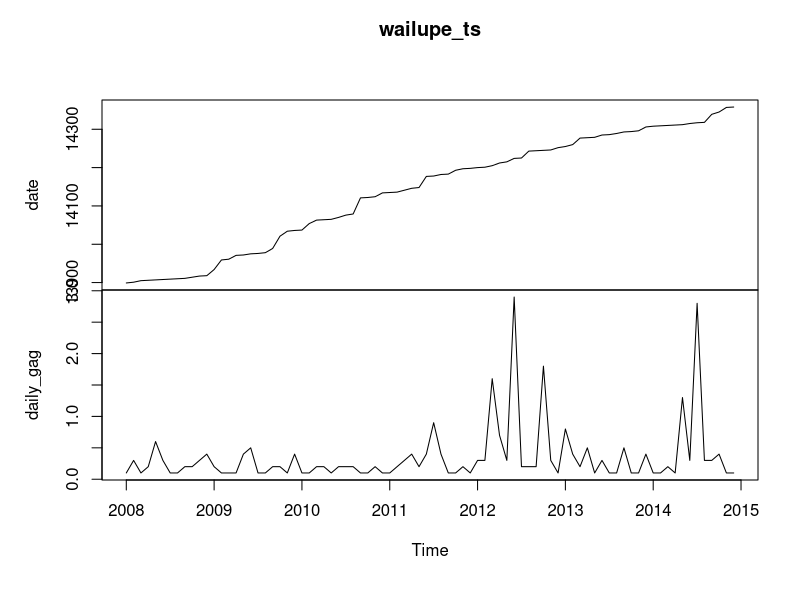
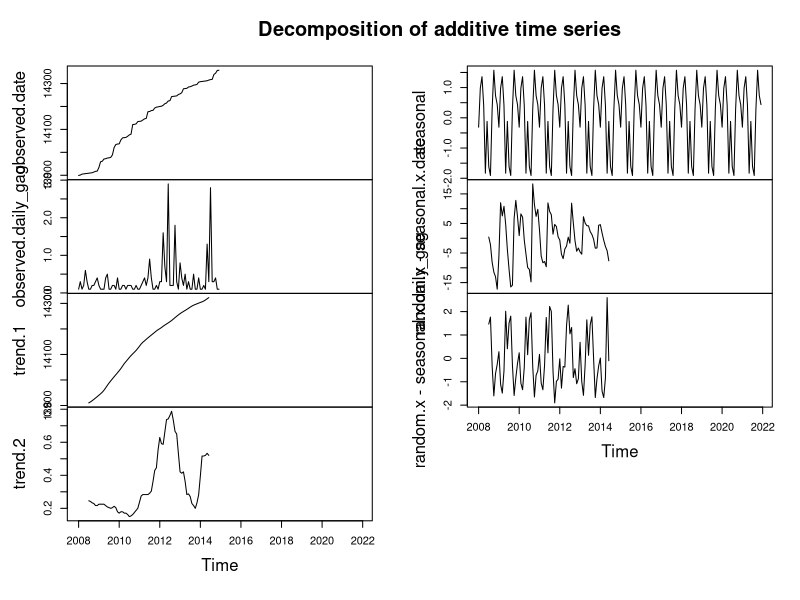
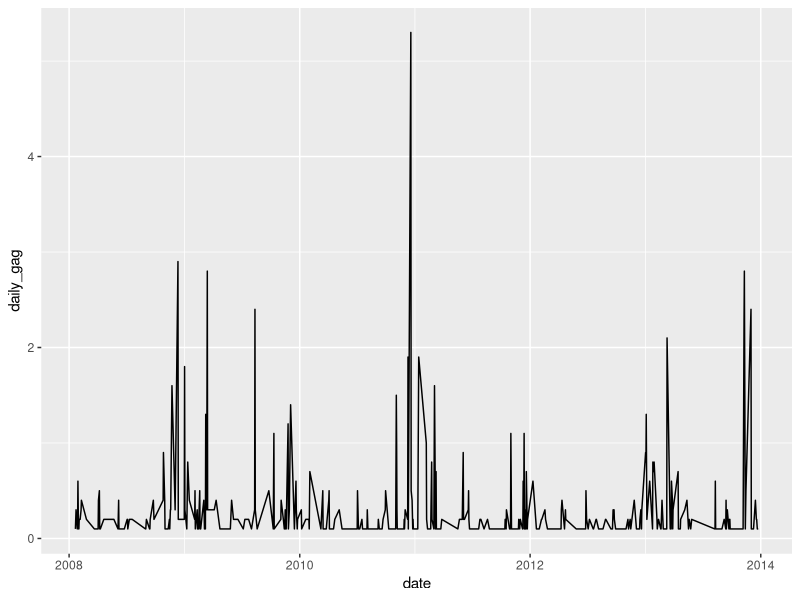
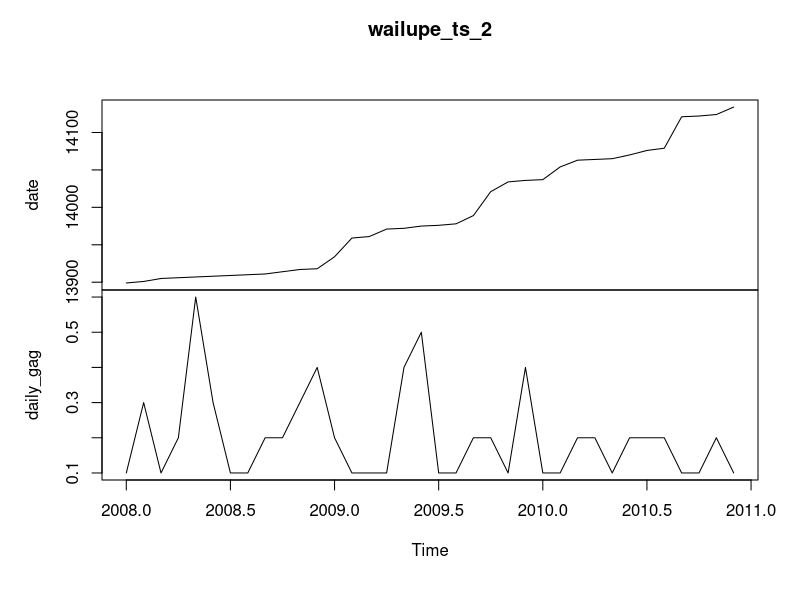
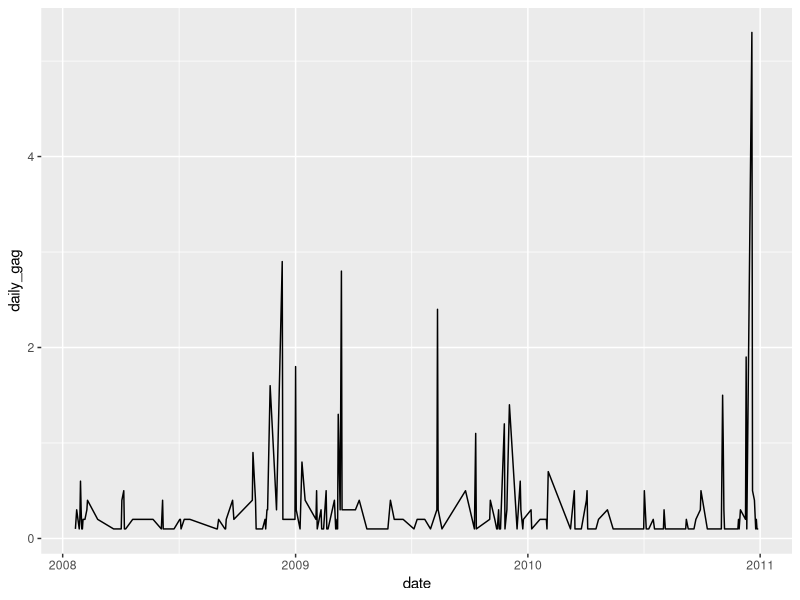
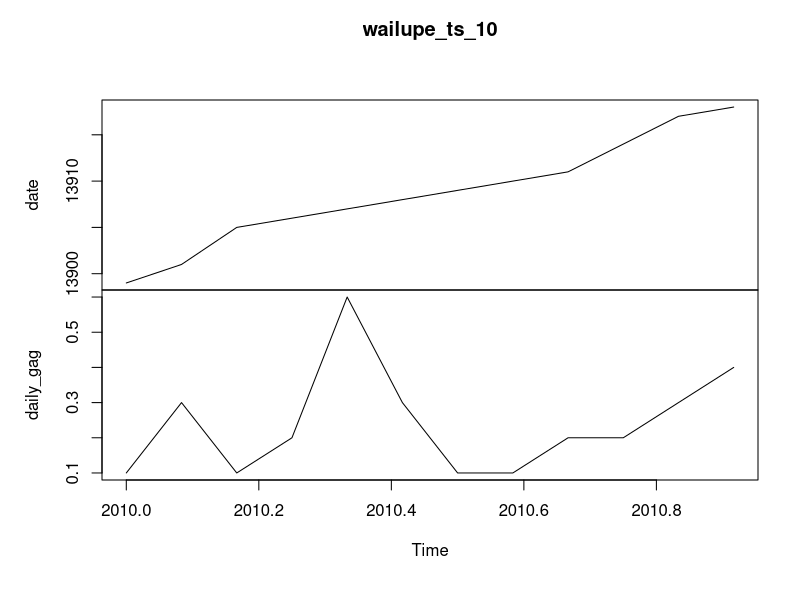
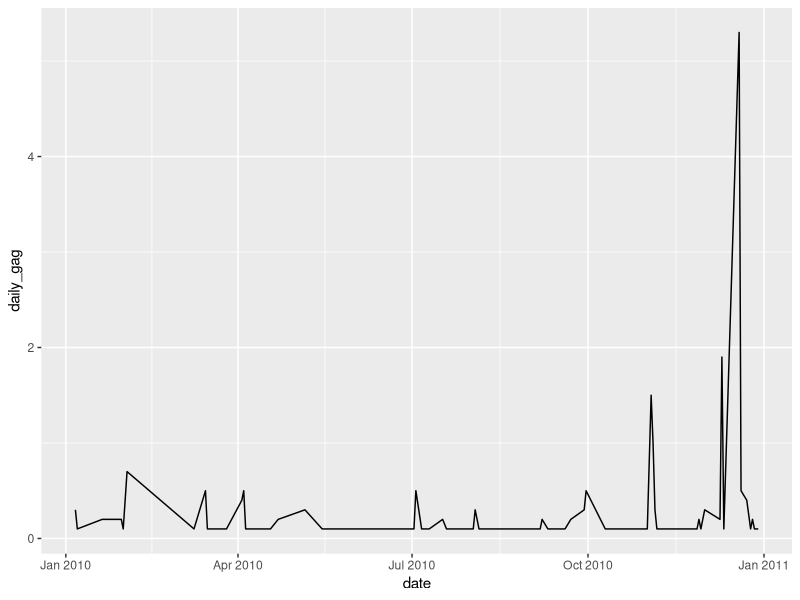
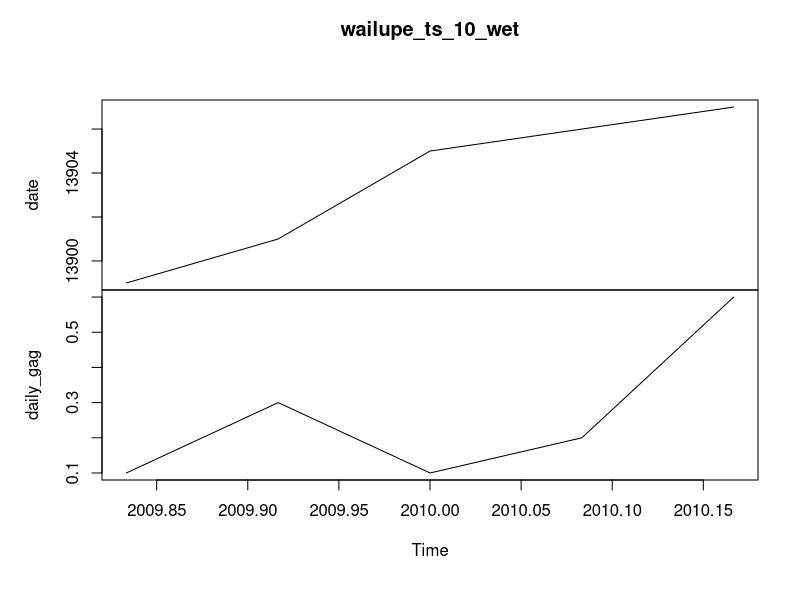

Generate these figures, in order, with R:
## ---- chunk 1
knitr::opts_chunk$set(echo = TRUE)
## ---- chunk 2

## Data Wrangling for Kahuwai Stormwater Data
## N Dornan

##Load Packages

library(tidyverse)
library(lubridate)
library(stringr)
library(tseries)

## Read in file

rain_dat = read.csv("NOAA_precipdata_KW_111719.csv")

#rain_dat$DATE <- ymd(rain_dat$DATE)

## ---- chunk 3

wailupe_tidy <- rain_dat %>% 
  rename(station = STATION, station_name = STATION_NAME, elevation = ELEVATION, lat = LATITUDE, lon = LONGITUDE, date = DATE, time = TIME, qgag = QGAG, qgag_flag = Measurement.Flag, qgag_qual = Quality.Flag, qgag_units = Units, qpcp = QPCP, qpcp_flag = Measurement.Flag.1, qpcp_qual = Quality.Flag.1, qpcp_units = Units.1) %>%
  filter(station_name == "WAILUPE VALLEY SCHOOL 723.6 HI US") %>% #filter to Wailupe gauge only
  filter(qpcp != "-9999",
         qpcp != "999",
         qpcp != "999.99",
         qpcp_flag != "g",
         qgag != -9999.00) ## removes all flagged data
    
wailupe_pcp_sum <- wailupe_tidy %>%  
  group_by(date) %>%
  summarize(
    daily_gag = sum(qpcp)) ## gives total summed precip data per day. HT is given in tenths of inches.
## ---- chunk 4
##TS TIME

wailupe_pcp_sum$date <- ymd(wailupe_pcp_sum$date)

wailupe_ts <- wailupe_pcp_sum %>%
  ts(daily_gag, start=c(2008, 1), end=c(2014, 12), frequency=12)

plot(wailupe_ts)


######################## decompose ts

wailupe_dc <- decompose(wailupe_ts)

plot(wailupe_dc)

######################## standard ggplot

wailupe_plot <- ggplot(wailupe_pcp_sum, aes(date, daily_gag)) +
  geom_line()

wailupe_plot

#########Now, we filter by year!

wailupe_refine <- wailupe_pcp_sum %>%
  filter(date >"2008-01-01",
         date <"2010-12-31")

wailupe_ts_2 <- wailupe_refine %>%
  ts(wailupe_refine$qgag, start=c(2008, 1), end=c(2010, 12), frequency=12)

plot(wailupe_ts_2)

wailupe_plot_2 <- ggplot(wailupe_refine, aes(date, daily_gag)) +
  geom_line()

wailupe_plot_2

#write.csv(wailupe_refine, file = "wailupe_rainfall_r.txt")   
  
## ---- chunk 5

## This could be more elegant. Another way to do this is filtering by season.

wailupe_08_investigate <- wailupe_refine %>%
  filter(date >"2008-1-1",
         date <"2008-12-31") %>%
  summarize(
    days_08 = length(date),
    annual_percent = (days_08/365)*100
                )

#################

wailupe_09_investigate <- wailupe_refine %>%
  filter(date >"2009-1-1",
         date <"2009-12-31") %>%
  summarize(
    days_09 = length(date),
    annual_percent = (days_09/365)*100
  )

#################
wailupe_10_investigate <- wailupe_refine %>%
  filter(date >"2010-1-1",
         date <"2010-12-31") %>%
  summarize(
    days_10 = length(date),
    annual_percent = (days_10/365)*100
  )

## ---- chunk 6

wailupe_10 <- wailupe_pcp_sum %>%
  filter(date >"2010-01-01",
         date <"2010-12-31")

wailupe_ts_10 <- wailupe_refine %>%
  ts(wailupe_refine$qpcp, start=c(2010, 1), end=c(2010, 12), frequency=12)

plot(wailupe_ts_10)

wailupe_plot_10 <- ggplot(wailupe_10, aes(date, daily_gag)) +
  geom_line()

wailupe_plot_10


######## refine for wet season HUZZZZZZZZZZZAAAAAHHHHHHHHHH

wailupe_10_wet <- wailupe_pcp_sum %>%
  filter(date >"2009-11-01",
         date <"2010-03-31")

wailupe_ts_10_wet <- wailupe_refine %>%
  ts(wailupe_refine$qpcp, start=c(2009, 11), end=c(2010, 03), frequency=12)

plot(wailupe_ts_10_wet)

wailupe_plot_10_wet <- ggplot(wailupe_10_wet, aes(date, daily_gag)) +
  geom_line()

wailupe_plot_10_wet

